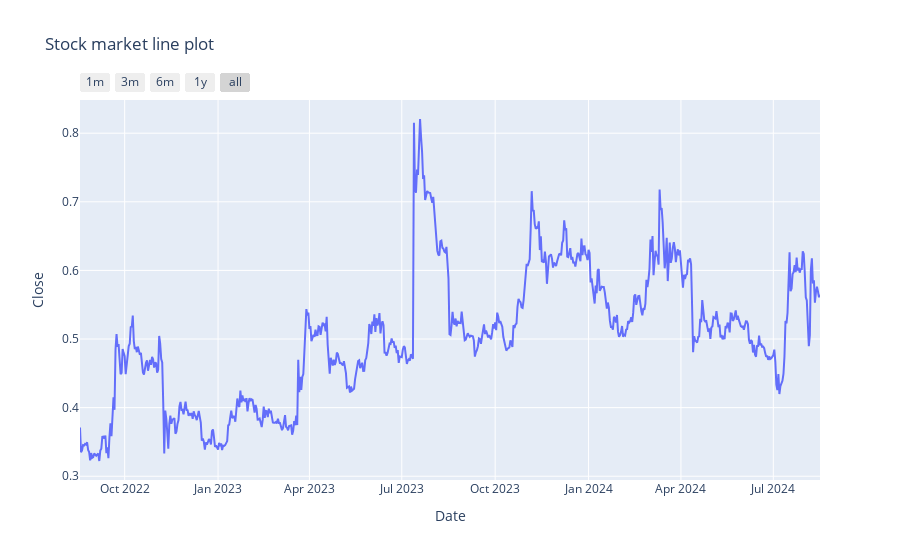

The cell this chart's notebook holds for it:
### Code cell
fig = px.line(data_frame = stock_data, x=stock_data.index, y='Close', title= 'Stock market line plot')
fig.update_xaxes(
    rangeselector=dict(
        buttons=list([
            dict(count=1, label="1m", step="month", stepmode="backward"),
            dict(count=3, label="3m", step="month", stepmode="backward"),
            dict(count=6, label="6m", step="month", stepmode="backward"),
            dict(count=1, label="1y", step="year", stepmode="backward"),
            dict(step="all")
        ])
    )
)
fig.show()

### Figure 1 — Plotly figure (JSON) as saved in the notebook; plotly's stock layout.template omitted (floating-point values rounded to 4 significant figures; data arrays with more than 128 entries replaced by an {"elided": "..."} marker saying what was removed)
{"data": [{"hovertemplate": "Date=%{x}<br>Close=%{y}<extra></extra>", "legendgroup": "", "line": {"color": "#636efa", "dash": "solid"}, "marker": {"symbol": "circle"}, "mode": "lines", "name": "", "orientation": "v", "showlegend": false, "type": "scatter", "x": {"elided": "730 str values"}, "xaxis": "x", "y": {"elided": "730 float values"}, "yaxis": "y"}], "layout": {"legend": {"tracegroupgap": 0}, "title": {"text": "Stock market line plot"}, "xaxis": {"anchor": "y", "domain": [0, 1], "rangeselector": {"buttons": [{"count": 1, "label": "1m", "step": "month", "stepmode": "backward"}, {"count": 3, "label": "3m", "step": "month", "stepmode": "backward"}, {"count": 6, "label": "6m", "step": "month", "stepmode": "backward"}, {"count": 1, "label": "1y", "step": "year", "stepmode": "backward"}, {"step": "all"}]}, "title": {"text": "Date"}}, "yaxis": {"anchor": "x", "domain": [0, 1], "title": {"text": "Close"}}}}
